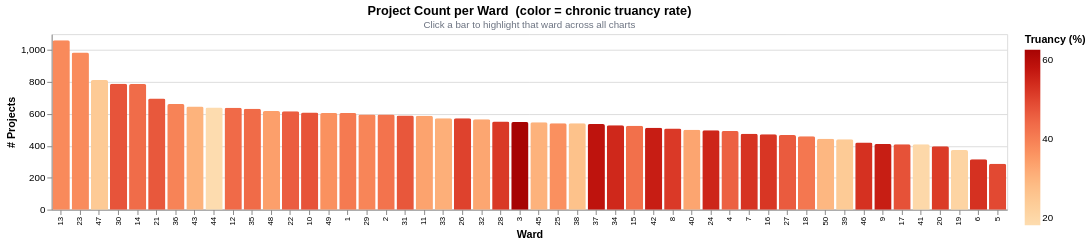

The notebook cell this image was saved under:
### Code cell
bar = (
    alt.Chart(df)
    .mark_bar(cornerRadiusTopLeft=2, cornerRadiusTopRight=2)
    .encode(
        x=alt.X("ward:O", sort=alt.SortField("num_projects", order="descending"),
                title="Ward", axis=alt.Axis(labelFontSize=8)),
        y=alt.Y("num_projects:Q", title="# Projects"),
        color=alt.Color("avg_truancy:Q", scale=alt.Scale(scheme="orangered"),
                        title="Truancy (%)", legend=alt.Legend(orient="right")),
        opacity=alt.condition(ward_sel, alt.value(1.0), alt.value(0.35)),
        tooltip=base_tt + [
            alt.Tooltip("avg_truancy:Q",  title="Truancy (%)",   format=".1f"),
            alt.Tooltip("avg_grad_rate:Q",title="Grad Rate (%)", format=".1f"),
        ],
    )
    .add_params(ward_sel)
    .properties(
        width=980, height=180,
        title=alt.TitleParams(
            text="Project Count per Ward  (color = chronic truancy rate)",
            subtitle="Click a bar to highlight that ward across all charts",
            fontSize=13, subtitleFontSize=10, subtitleColor=GRAY,
        ),
    )
)

bar

### Figure 1 — Vega-Lite specification as saved in the notebook (floating-point values rounded to 4 significant figures)
{"config": {"view": {"continuousWidth": 300, "continuousHeight": 300}}, "data": {"name": "data-5edbf31f9a4233b59744b791552b85fd"}, "mark": {"type": "bar", "cornerRadiusTopLeft": 2, "cornerRadiusTopRight": 2}, "encoding": {"color": {"field": "avg_truancy", "legend": {"orient": "right"}, "scale": {"scheme": "orangered"}, "title": "Truancy (%)", "type": "quantitative"}, "opacity": {"condition": {"param": "param_1", "value": 1.0, "empty": true}, "value": 0.35}, "tooltip": [{"field": "ward", "title": "Ward", "type": "ordinal"}, {"field": "num_projects", "format": ",", "title": "# Projects", "type": "quantitative"}, {"field": "avg_project", "format": "$,.0f", "title": "Avg $/Project", "type": "quantitative"}, {"field": "avg_truancy", "format": ".1f", "title": "Truancy (%)", "type": "quantitative"}, {"field": "avg_grad_rate", "format": ".1f", "title": "Grad Rate (%)", "type": "quantitative"}], "x": {"axis": {"labelFontSize": 8}, "field": "ward", "sort": {"field": "num_projects", "order": "descending"}, "title": "Ward", "type": "ordinal"}, "y": {"field": "num_projects", "title": "# Projects", "type": "quantitative"}}, "height": 180, "params": [{"name": "param_1", "select": {"type": "point", "fields": ["ward"]}}], "title": {"text": "Project Count per Ward  (color = chronic truancy rate)", "fontSize": 13, "subtitle": "Click a bar to highlight that ward across all charts", "subtitleColor": "#6b7280", "subtitleFontSize": 10}, "width": 980, "$schema": "https://vega.github.io/schema/vega-lite/v5.20.1.json", "datasets": {"data-5edbf31f9a4233b59744b791552b85fd": [{"ward": 1, "total_spending": 16340000.0, "num_projects": 605, "avg_project": 27000.0, "median_project": 6874.0, "num_schools": 12, "avg_attendance": 86.9, "avg_truancy": 40.99, "avg_mobility": 10.54, "avg_grad_rate": 77.6, "avg_suspension": 5.4, "centroid_lon": -87.69, "centroid_lat": 41.91}, {"ward": 2, "total_spending": 16130000.0, "num_projects": 596, "avg_project": 27060.0, "median_project": 10970.0, "num_schools": 10, "avg_attendance": 86.9, "avg_truancy": 42.24, "avg_mobility": 7.811, "avg_grad_rate": 90.17, "avg_suspension": 5.4, "centroid_lon": -87.65, "centroid_lat": 41.91}, {"ward": 3, "total_spending": 16240000.0, "num_projects": 549, "avg_project": 29580.0, "median_project": 14720.0, "num_schools": 16, "avg_attendance": 86.9, "avg_truancy": 62.69, "avg_mobility": 26.51, "avg_grad_rate": 78.84, "avg_suspension": 5.4, "centroid_lon": -87.63, "centroid_lat": 41.82}, {"ward": 4, "total_spending": 16310000.0, "num_projects": 493, "avg_project": 33080.0, "median_project": 22270.0, "num_schools": 10, "avg_attendance": 86.9, "avg_truancy": 45.57, "avg_mobility": 11.6, "avg_grad_rate": 84.8, "avg_suspension": 5.4, "centroid_lon": -87.61, "centroid_lat": 41.84}, {"ward": 5, "total_spending": 15690000.0, "num_projects": 287, "avg_project": 54670.0, "median_project": 28890.0, "num_schools": 15, "avg_attendance": 86.9, "avg_truancy": 49.38, "avg_mobility": 11.69, "avg_grad_rate": 87.97, "avg_suspension": 5.4, "centroid_lon": -87.58, "centroid_lat": 41.78}, {"ward": 6, "total_spending": 16350000.0, "num_projects": 315, "avg_project": 51890.0, "median_project": 30820.0, "num_schools": 17, "avg_attendance": 86.9, "avg_truancy": 53.09, "avg_mobility": 29.48, "avg_grad_rate": 23.3, "avg_suspension": 5.4, "centroid_lon": -87.63, "centroid_lat": 41.76}, {"ward": 7, "total_spending": 15770000.0, "num_projects": 475, "avg_project": 33200.0, "median_project": 12250.0, "num_schools": 16, "avg_attendance": 86.9, "avg_truancy": 52.84, "avg_mobility": 18.34, "avg_grad_rate": 58.15, "avg_suspension": 5.4, "centroid_lon": -87.56, "centroid_lat": 41.75}, {"ward": 8, "total_spending": 16350000.0, "num_projects": 508, "avg_project": 32180.0, "median_project": 13910.0, "num_schools": 24, "avg_attendance": 86.9, "avg_truancy": 51.8, "avg_mobility": 24.72, "avg_grad_rate": 74.78, "avg_suspension": 5.4, "centroid_lon": -87.59, "centroid_lat": 41.74}, {"ward": 9, "total_spending": 16360000.0, "num_projects": 412, "avg_project": 39700.0, "median_project": 36180.0, "num_schools": 19, "avg_attendance": 86.9, "avg_truancy": 56.39, "avg_mobility": 17.57, "avg_grad_rate": 81.72, "avg_suspension": 5.4, "centroid_lon": -87.62, "centroid_lat": 41.68}, {"ward": 10, "total_spending": 16270000.0, "num_projects": 608, "avg_project": 26750.0, "median_project": 12960.0, "num_schools": 11, "avg_attendance": 86.9, "avg_truancy": 47.6, "avg_mobility": 10.31, "avg_grad_rate": 82.1, "avg_suspension": 5.4, "centroid_lon": -87.55, "centroid_lat": 41.71}, {"ward": 11, "total_spending": 15850000.0, "num_projects": 589, "avg_project": 26910.0, "median_project": 9094.0, "num_schools": 11, "avg_attendance": 86.9, "avg_truancy": 33.43, "avg_mobility": 8.97, "avg_grad_rate": 91.0, "avg_suspension": 5.4, "centroid_lon": -87.65, "centroid_lat": 41.84}, {"ward": 12, "total_spending": 16300000.0, "num_projects": 638, "avg_project": 25540.0, "median_project": 5992.0, "num_schools": 19, "avg_attendance": 86.9, "avg_truancy": 43.86, "avg_mobility": 13.78, "avg_grad_rate": 79.2, "avg_suspension": 5.4, "centroid_lon": -87.69, "centroid_lat": 41.83}, {"ward": 13, "total_spending": 16380000.0, "num_projects": 1062, "avg_project": 15420.0, "median_project": 3762.0, "num_schools": 3, "avg_attendance": 86.9, "avg_truancy": 38.07, "avg_mobility": 6.433, "avg_grad_rate": null, "avg_suspension": 5.4, "centroid_lon": -87.75, "centroid_lat": 41.78}, {"ward": 14, "total_spending": 16370000.0, "num_projects": 788, "avg_project": 20770.0, "median_project": 7433.0, "num_schools": 19, "avg_attendance": 86.9, "avg_truancy": 43.49, "avg_mobility": 8.106, "avg_grad_rate": 86.81, "avg_suspension": 5.4, "centroid_lon": -87.74, "centroid_lat": 41.8}, {"ward": 15, "total_spending": 15640000.0, "num_projects": 525, "avg_project": 29800.0, "median_project": 11730.0, "num_schools": 27, "avg_attendance": 86.9, "avg_truancy": 42.88, "avg_mobility": 10.24, "avg_grad_rate": 67.3, "avg_suspension": 5.4, "centroid_lon": -87.68, "centroid_lat": 41.8}, {"ward": 16, "total_spending": 16080000.0, "num_projects": 473, "avg_project": 33990.0, "median_project": 18070.0, "num_schools": 13, "avg_attendance": 86.9, "avg_truancy": 52.43, "avg_mobility": 16.79, "avg_grad_rate": 52.7, "avg_suspension": 5.4, "centroid_lon": -87.67, "centroid_lat": 41.78}, {"ward": 17, "total_spending": 16030000.0, "num_projects": 410, "avg_project": 39100.0, "median_project": 24800.0, "num_schools": 13, "avg_attendance": 86.9, "avg_truancy": 47.85, "avg_mobility": 16.65, "avg_grad_rate": 64.83, "avg_suspension": 5.4, "centroid_lon": -87.67, "centroid_lat": 41.76}, {"ward": 18, "total_spending": 16210000.0, "num_projects": 460, "avg_project": 35250.0, "median_project": 32460.0, "num_schools": 15, "avg_attendance": 86.9, "avg_truancy": 41.5, "avg_mobility": 9.262, "avg_grad_rate": 80.5, "avg_suspension": 5.4, "centroid_lon": -87.71, "centroid_lat": 41.75}, {"ward": 19, "total_spending": 16190000.0, "num_projects": 374, "avg_project": 43300.0, "median_project": 42440.0, "num_schools": 8, "avg_attendance": 86.9, "avg_truancy": 20.86, "avg_mobility": 4.583, "avg_grad_rate": 71.6, "avg_suspension": 5.4, "centroid_lon": -87.7, "centroid_lat": 41.7}, {"ward": 20, "total_spending": 16120000.0, "num_projects": 398, "avg_project": 40500.0, "median_project": 26470.0, "num_schools": 19, "avg_attendance": 86.9, "avg_truancy": 51.53, "avg_mobility": 18.32, "avg_grad_rate": 74.5, "avg_suspension": 5.4, "centroid_lon": -87.63, "centroid_lat": 41.79}, {"ward": 21, "total_spending": 16160000.0, "num_projects": 697, "avg_project": 23190.0, "median_project": 9540.0, "num_schools": 23, "avg_attendance": 86.9, "avg_truancy": 46.98, "avg_mobility": 14.41, "avg_grad_rate": 73.05, "avg_suspension": 5.4, "centroid_lon": -87.64, "centroid_lat": 41.73}, {"ward": 22, "total_spending": 15680000.0, "num_projects": 617, "avg_project": 25410.0, "median_project": 11720.0, "num_schools": 10, "avg_attendance": 86.9, "avg_truancy": 46.11, "avg_mobility": 9.08, "avg_grad_rate": 73.3, "avg_suspension": 5.4, "centroid_lon": -87.73, "centroid_lat": 41.83}, {"ward": 23, "total_spending": 16240000.0, "num_projects": 985, "avg_project": 16490.0, "median_project": 4700.0, "num_schools": 7, "avg_attendance": 86.9, "avg_truancy": 37.75, "avg_mobility": 7.083, "avg_grad_rate": 77.3, "avg_suspension": 5.4, "centroid_lon": -87.75, "centroid_lat": 41.79}, {"ward": 24, "total_spending": 15920000.0, "num_projects": 497, "avg_project": 32020.0, "median_project": 10540.0, "num_schools": 25, "avg_attendance": 86.9, "avg_truancy": 55.1, "avg_mobility": 17.14, "avg_grad_rate": 72.28, "avg_suspension": 5.4, "centroid_lon": -87.71, "centroid_lat": 41.86}, {"ward": 25, "total_spending": 16360000.0, "num_projects": 541, "avg_project": 30250.0, "median_project": 12400.0, "num_schools": 20, "avg_attendance": 86.9, "avg_truancy": 36.92, "avg_mobility": 8.364, "avg_grad_rate": 89.0, "avg_suspension": 5.4, "centroid_lon": -87.65, "centroid_lat": 41.86}, {"ward": 26, "total_spending": 15960000.0, "num_projects": 572, "avg_project": 27910.0, "median_project": 12610.0, "num_schools": 16, "avg_attendance": 86.9, "avg_truancy": 50.41, "avg_mobility": 24.73, "avg_grad_rate": 86.57, "avg_suspension": 5.4, "centroid_lon": -87.71, "centroid_lat": 41.91}, {"ward": 27, "total_spending": 16150000.0, "num_projects": 467, "avg_project": 34590.0, "median_project": 18440.0, "num_schools": 21, "avg_attendance": 86.9, "avg_truancy": 46.53, "avg_mobility": 8.294, "avg_grad_rate": 71.22, "avg_suspension": 5.4, "centroid_lon": -87.67, "centroid_lat": 41.89}, {"ward": 28, "total_spending": 15990000.0, "num_projects": 552, "avg_project": 28970.0, "median_project": 6444.0, "num_schools": 24, "avg_attendance": 86.9, "avg_truancy": 51.93, "avg_mobility": 19.59, "avg_grad_rate": 75.1, "avg_suspension": 5.4, "centroid_lon": -87.71, "centroid_lat": 41.88}, {"ward": 29, "total_spending": 16180000.0, "num_projects": 597, "avg_project": 27110.0, "median_project": 14800.0, "num_schools": 5, "avg_attendance": 86.9, "avg_truancy": 39.02, "avg_mobility": 8.9, "avg_grad_rate": null, "avg_suspension": 5.4, "centroid_lon": -87.78, "centroid_lat": 41.91}, {"ward": 30, "total_spending": 16310000.0, "num_projects": 789, "avg_project": 20680.0, "median_project": 7500.0, "num_schools": 6, "avg_attendance": 86.9, "avg_truancy": 47.5, "avg_mobility": 11.15, "avg_grad_rate": 71.9, "avg_suspension": 5.4, "centroid_lon": -87.76, "centroid_lat": 41.94}, {"ward": 31, "total_spending": 15980000.0, "num_projects": 590, "avg_project": 27080.0, "median_project": 8956.0, "num_schools": 11, "avg_attendance": 86.9, "avg_truancy": 47.16, "avg_mobility": 10.48, "avg_grad_rate": 80.9, "avg_suspension": 5.4, "centroid_lon": -87.75, "centroid_lat": 41.93}, {"ward": 32, "total_spending": 16200000.0, "num_projects": 567, "avg_project": 28580.0, "median_project": 17030.0, "num_schools": 9, "avg_attendance": 86.9, "avg_truancy": 32.72, "avg_mobility": 6.675, "avg_grad_rate": 89.4, "avg_suspension": 5.4, "centroid_lon": -87.69, "centroid_lat": 41.93}, {"ward": 33, "total_spending": 16280000.0, "num_projects": 573, "avg_project": 28410.0, "median_project": 12650.0, "num_schools": 13, "avg_attendance": 86.9, "avg_truancy": 30.95, "avg_mobility": 8.633, "avg_grad_rate": 83.8, "avg_suspension": 5.4, "centroid_lon": -87.7, "centroid_lat": 41.96}, {"ward": 34, "total_spending": 15090000.0, "num_projects": 529, "avg_project": 28530.0, "median_project": 14800.0, "num_schools": 18, "avg_attendance": 86.9, "avg_truancy": 54.64, "avg_mobility": 21.12, "avg_grad_rate": 57.25, "avg_suspension": 5.4, "centroid_lon": -87.65, "centroid_lat": 41.68}, {"ward": 35, "total_spending": 15900000.0, "num_projects": 633, "avg_project": 25120.0, "median_project": 6817.0, "num_schools": 13, "avg_attendance": 86.9, "avg_truancy": 43.77, "avg_mobility": 15.72, "avg_grad_rate": 84.13, "avg_suspension": 5.4, "centroid_lon": -87.72, "centroid_lat": 41.94}, {"ward": 36, "total_spending": 16200000.0, "num_projects": 662, "avg_project": 24480.0, "median_project": 10490.0, "num_schools": 10, "avg_attendance": 86.9, "avg_truancy": 39.36, "avg_mobility": 6.12, "avg_grad_rate": 85.9, "avg_suspension": 5.4, "centroid_lon": -87.78, "centroid_lat": 41.93}, {"ward": 37, "total_spending": 15930000.0, "num_projects": 536, "avg_project": 29710.0, "median_project": 13540.0, "num_schools": 30, "avg_attendance": 86.9, "avg_truancy": 58.33, "avg_mobility": 21.93, "avg_grad_rate": 71.8, "avg_suspension": 5.4, "centroid_lon": -87.75, "centroid_lat": 41.9}, {"ward": 38, "total_spending": 16000000.0, "num_projects": 541, "avg_project": 29570.0, "median_project": 23500.0, "num_schools": 6, "avg_attendance": 86.9, "avg_truancy": 26.78, "avg_mobility": 6.85, "avg_grad_rate": null, "avg_suspension": 5.4, "centroid_lon": -87.81, "centroid_lat": 41.95}, {"ward": 39, "total_spending": 16180000.0, "num_projects": 441, "avg_project": 36680.0, "median_project": 26630.0, "num_schools": 8, "avg_attendance": 86.9, "avg_truancy": 23.81, "avg_mobility": 5.943, "avg_grad_rate": 48.4, "avg_suspension": 5.4, "centroid_lon": -87.74, "centroid_lat": 41.98}, {"ward": 40, "total_spending": 15970000.0, "num_projects": 501, "avg_project": 31880.0, "median_project": 13150.0, "num_schools": 7, "avg_attendance": 86.9, "avg_truancy": 33.01, "avg_mobility": 7.3, "avg_grad_rate": 88.43, "avg_suspension": 5.4, "centroid_lon": -87.69, "centroid_lat": 41.98}, {"ward": 41, "total_spending": 16360000.0, "num_projects": 409, "avg_project": 40000.0, "median_project": 36810.0, "num_schools": 6, "avg_attendance": 86.9, "avg_truancy": 19.55, "avg_mobility": 6.575, "avg_grad_rate": null, "avg_suspension": 5.4, "centroid_lon": -87.84, "centroid_lat": 41.99}, {"ward": 42, "total_spending": 15960000.0, "num_projects": 513, "avg_project": 31100.0, "median_project": 18900.0, "num_schools": 4, "avg_attendance": 86.9, "avg_truancy": 56.48, "avg_mobility": 28.23, "avg_grad_rate": 95.3, "avg_suspension": 5.4, "centroid_lon": -87.62, "centroid_lat": 41.89}, {"ward": 43, "total_spending": 15630000.0, "num_projects": 646, "avg_project": 24190.0, "median_project": 10020.0, "num_schools": 6, "avg_attendance": 86.9, "avg_truancy": 30.22, "avg_mobility": 7.425, "avg_grad_rate": 98.4, "avg_suspension": 5.4, "centroid_lon": -87.63, "centroid_lat": 41.92}, {"ward": 44, "total_spending": 16080000.0, "num_projects": 640, "avg_project": 25130.0, "median_project": 9945.0, "num_schools": 5, "avg_attendance": 86.9, "avg_truancy": 18.14, "avg_mobility": 5.32, "avg_grad_rate": null, "avg_suspension": 5.4, "centroid_lon": -87.64, "centroid_lat": 41.94}, {"ward": 45, "total_spending": 16140000.0, "num_projects": 547, "avg_project": 29510.0, "median_project": 12420.0, "num_schools": 12, "avg_attendance": 86.9, "avg_truancy": 30.34, "avg_mobility": 6.64, "avg_grad_rate": 91.05, "avg_suspension": 5.4, "centroid_lon": -87.76, "centroid_lat": 41.97}, {"ward": 46, "total_spending": 16200000.0, "num_projects": 420, "avg_project": 38580.0, "median_project": 13560.0, "num_schools": 5, "avg_attendance": 86.9, "avg_truancy": 53.22, "avg_mobility": 27.26, "avg_grad_rate": 70.0, "avg_suspension": 5.4, "centroid_lon": -87.64, "centroid_lat": 41.96}, {"ward": 47, "total_spending": 16150000.0, "num_projects": 812, "avg_project": 19900.0, "median_project": 6375.0, "num_schools": 11, "avg_attendance": 86.9, "avg_truancy": 24.08, "avg_mobility": 6.782, "avg_grad_rate": 88.5, "avg_suspension": 5.4, "centroid_lon": -87.68, "centroid_lat": 41.96}, {"ward": 48, "total_spending": 15530000.0, "num_projects": 618, "avg_project": 25130.0, "median_project": 9175.0, "num_schools": 7, "avg_attendance": 86.9, "avg_truancy": 34.06, "avg_mobility": 13.13, "avg_grad_rate": 85.4, "avg_suspension": 5.4, "centroid_lon": -87.66, "centroid_lat": 41.99}, {"ward": 49, "total_spending": 16300000.0, "num_projects": 606, "avg_project": 26900.0, "median_project": 12120.0, "num_schools": 7, "avg_attendance": 86.9, "avg_truancy": 36.76, "avg_mobility": 17.34, "avg_grad_rate": 74.45, "avg_suspension": 5.4, "centroid_lon": -87.67, "centroid_lat": 42.01}, {"ward": 50, "total_spending": 15990000.0, "num_projects": 445, "avg_project": 35930.0, "median_project": 29300.0, "num_schools": 8, "avg_attendance": 86.9, "avg_truancy": 29.23, "avg_mobility": 10.54, "avg_grad_rate": 88.2, "avg_suspension": 5.4, "centroid_lon": -87.7, "centroid_lat": 42.0}]}}
